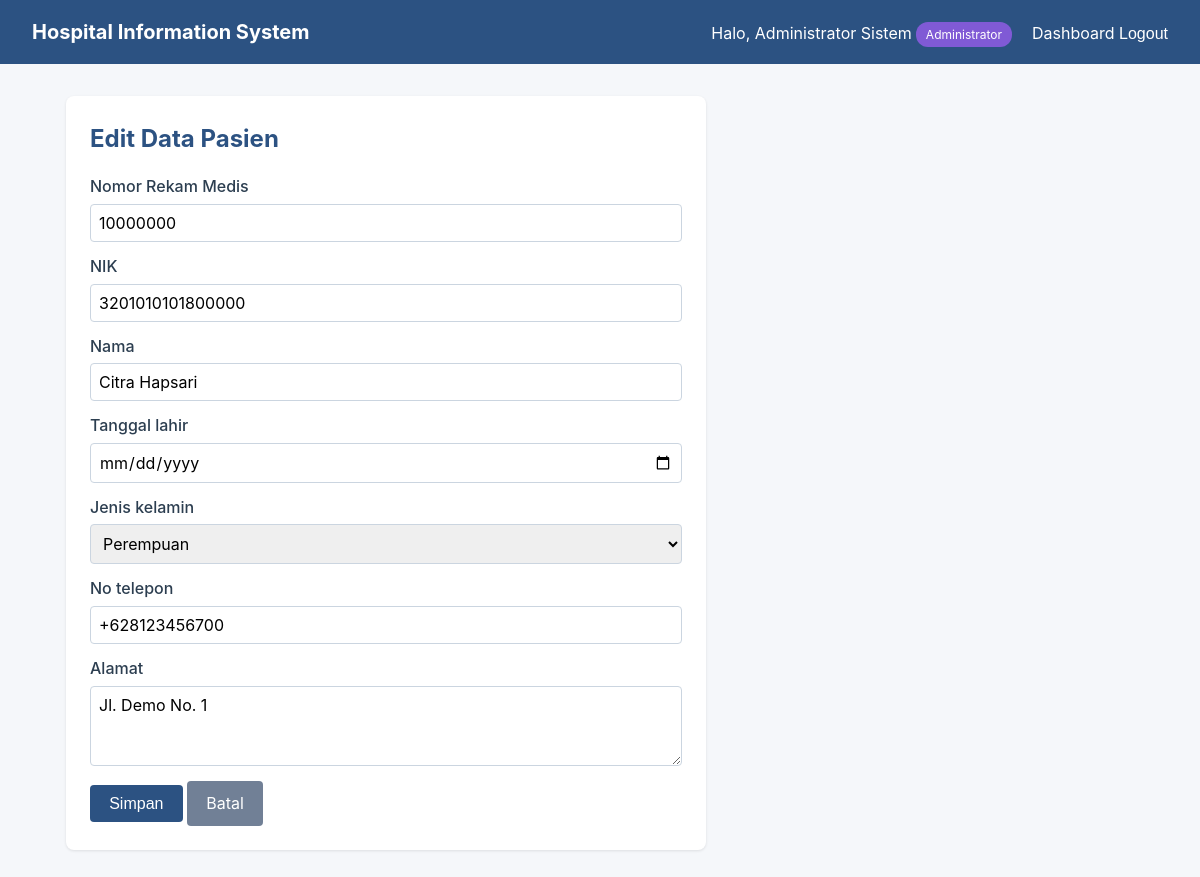
Page /pasien/1/edit/ (signed in) on the committed database.
### accounts/models.py (models this page shows, shortened)
class User(AbstractUser):
    role = models.CharField(
        max_length=16,
        choices=Role.choices,
        default=Role.PASIEN,
    )
    full_name = models.CharField(max_length=120, blank=True)

### hospital_app/models.py (models this page shows, shortened)
class Pasien(models.Model):
    user = models.OneToOneField(
        settings.AUTH_USER_MODEL,
        on_delete=models.CASCADE,
        related_name="pasien_profile",
        null=True, blank=True,
        help_text="Akun login pasien (opsional - pasien bisa belum punya akun).",
    )
    nrm = models.CharField(
        "Nomor Rekam Medis",
        max_length=16, unique=True, db_index=True,
        validators=[validate_nrm],
    )
    nik = models.CharField(
        "NIK", max_length=16, unique=True,
        validators=[validate_nik],
    )
    nama = models.CharField(max_length=120, validators=[validate_name])
    tanggal_lahir = models.DateField()
    JENIS_KELAMIN = [("L", "Laki-laki"), ("P", "Perempuan")]
    jenis_kelamin = models.CharField(max_length=1, choices=JENIS_KELAMIN)
    no_telepon = models.CharField(max_length=15, validators=[validate_phone])
    alamat = models.TextField(max_length=300)
    created_at = models.DateTimeField(auto_now_add=True)
    updated_at = models.DateTimeField(auto_now=True)
    class Meta:
        ordering = ["nrm"]
        verbose_name = "Pasien"
        verbose_name_plural = "Pasien"

### hospital_app/views.py (the view)
# urls.py: path("pasien/<int:pk>/edit/", views.pasien_edit, name="pasien_edit"),
@role_required(Role.DOKTER, Role.ADMIN)
def pasien_edit(request, pk: int):
    pasien = get_object_or_404(Pasien, pk=pk)
    form = PasienForm(request.POST or None, instance=pasien)
    if request.method == "POST" and form.is_valid():
        form.save()
        messages.success(request, "Data pasien berhasil diperbarui.")
        return redirect("hospital_app:pasien_detail", pk=pasien.pk)
    return render(request, "hospital_app/pasien_form.html", {
        "form": form, "pasien": pasien, "mode": "edit",
    })

### hospital_app/forms.py (shortened to what this page needs)
class PasienForm(forms.ModelForm):
    class Meta:
        model = Pasien
        fields = ["nrm", "nik", "nama", "tanggal_lahir", "jenis_kelamin",
                  "no_telepon", "alamat"]
        widgets = {
            "tanggal_lahir": forms.DateInput(attrs={"type": "date"}),
            "alamat": forms.Textarea(attrs={"rows": 3}),
        }

### hospital_app/permissions.py (called while the page is built)
def role_required(*allowed_roles: str):
    def decorator(view_func):
        @wraps(view_func)
        @login_required
        def wrapped(request, *args, **kwargs):
            user = request.user
            if user.is_superuser or user.role in allowed_roles:
                return view_func(request, *args, **kwargs)
            return render(request, "403.html", {
                "exception": "Role Anda tidak diizinkan mengakses halaman ini.",
            }, status=403)
        return wrapped
    return decorator

### hospital_app/templates/hospital_app/pasien_form.html (shortened to what this page needs)
{% extends "base.html" %}
{% block content %}
<div class="card" style="max-width:640px">
    <h2>{% if mode == 'edit' %}Edit Data Pasien{% else %}Tambah Pasien Baru{% endif %}</h2>
    <form method="post" novalidate>
        {% for field in form %}
            <label for="{{ field.id_for_label }}">{{ field.label }}</label>
            {{ field }}
        {% endfor %}
        <button type="submit">Simpan</button>
        {% if mode == 'edit' %}
            <a class="btn btn-secondary" href="{% url 'hospital_app:pasien_detail' pasien.pk %}">Batal</a>
        {% else %}
            <a class="btn btn-secondary" href="{% url 'hospital_app:pasien_list' %}">Batal</a>
        {% endif %}
    </form>
</div>
{% endblock %}

### templates/base.html (shortened to what this page needs)
{% load static %}
<!DOCTYPE html>
<html lang="id">
<head>
</head>
<body>
    <nav class="navbar">
        <h1>Hospital Information System</h1>
        <div>
            {% if user.is_authenticated %}
                <span>Halo, {{ user.full_name|default:user.username }}
                    <span class="role-badge role-{{ user.role }}">{{ user.get_role_display }}</span>
                </span>
                <a href="{% url 'hospital_app:dashboard' %}">Dashboard</a>
                <form method="post" action="{% url 'accounts:logout' %}" style="display:inline">
                    <button type="submit" style="background:transparent;color:white;padding:0">Logout</button>
                </form>
            {% else %}
                <a href="{% url 'accounts:login' %}">Login</a>
                <a href="{% url 'accounts:register' %}">Daftar</a>
            {% endif %}
        </div>
    </nav>
    <div class="container">
        {% block content %}{% endblock %}
    </div>
</body>
</html>

### templates/base.html (style rules this page uses)
* { box-sizing: border-box; margin: 0; padding: 0; }
body { font-family: -apple-system, BlinkMacSystemFont, "Segoe UI", Roboto, sans-serif; background: #f5f7fa; color: #2c3e50; line-height: 1.6; }
.navbar { background: #2c5282; color: white; padding: 1rem 2rem; display: flex; justify-content: space-between; align-items: center; }
.navbar a { color: white; text-decoration: none; margin-left: 1rem; }
.navbar h1 { font-size: 1.25rem; }
.container { max-width: 1100px; margin: 2rem auto; padding: 0 1rem; }
.card { background: white; border-radius: 8px; padding: 1.5rem; box-shadow: 0 1px 3px rgba(0,0,0,0.1); margin-bottom: 1rem; }
h2 { margin-bottom: 1rem; color: #2c5282; }
label { display: block; font-weight: 500; margin-top: 0.75rem; margin-bottom: 0.25rem; }
input, select, textarea { width: 100%; padding: 0.5rem; border: 1px solid #cbd5e0; border-radius: 4px; font-size: 1rem; font-family: inherit; }
textarea { min-height: 80px; resize: vertical; }
button, .btn { background: #2c5282; color: white; border: none; padding: 0.6rem 1.2rem; border-radius: 4px; cursor: pointer; font-size: 1rem; text-decoration: none; display: inline-block; margin-top: 0.5rem; }
.btn-secondary { background: #718096; }
.role-badge { display: inline-block; padding: 0.2rem 0.6rem; background: #4a5568; color: white; border-radius: 12px; font-size: 0.75rem; }
.role-ADMIN { background: #805ad5; }

### rows in the picture
User: full_name "Administrator Sistem", role "Administrator"
Pasien: form "10000000" "3201010101800000" "Citra Hapsari" "Perempuan" "+628123456700" "Jl. Demo No. 1"

### other values in the picture
{{ field.label }} "Nomor Rekam Medis" "NIK" "Nama" "Tanggal lahir" "Jenis kelamin" "No telepon" "Alamat"
